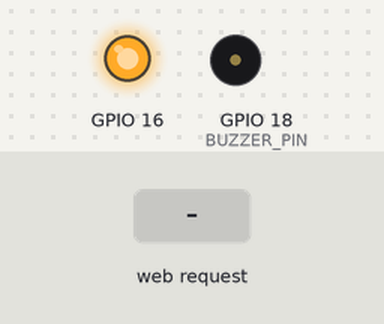
This sketch was run on a simulated ESP32. On the bench: output pins drawn as LEDs (lit = HIGH), buzzer (waves = sounding, pin HIGH). Inputs (shaded band) come from the test bench. WiFi joins after 1.5 s; servers stay silent unless stated; what the sketch prints to the serial monitor is not drawn.

Above: at 2.7 s.
2.8 s: HTTP request GET /BL received
At 3.7 s:
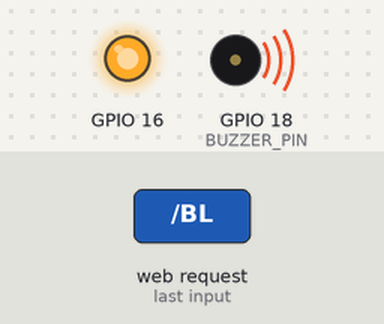
4.3 s: HTTP request GET /BH received
At 4.8 s:
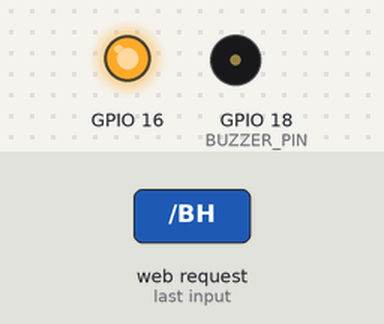
Timing chart, 0 to 7.3 s (numbered marks = the images above; inputs shaded):
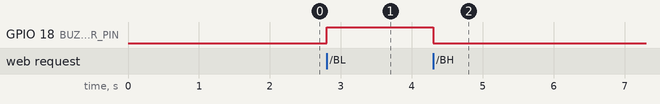

Measured:
- after the input at 2.8 s, GPIO 18 (BUZZER_PIN): LOW → HIGH at once
- after the input at 4.3 s, GPIO 18 (BUZZER_PIN): HIGH → LOW at once

The sketch:

sketch_may25b.ino
```cpp
#include <WebServer.h>
#include <WiFiClient.h>
#include <WiFi.h>
#define BUZZER_PIN 18
#define LED_PIN 15

const char *ssid = "Galaxy M319E1D";
const char *password = "gewi4493";

WiFiServer server(80);

String page = "";
String data = "";

void setup()
{
  Serial.begin(115200);
  pinMode(16, OUTPUT);
  digitalWrite(16, HIGH);
  pinMode(BUZZER_PIN, OUTPUT);
  digitalWrite(BUZZER_PIN, LOW);
 /* pinMode(LED_PIN, OUTPUT);
  digitalWrite(LED_PIN, LOW);*/

  WiFi.begin(ssid, password);

  while (WiFi.status() != WL_CONNECTED)
  {
    delay(500);
    Serial.print(".");
  }
  Serial.println("WiFi connected.");
  Serial.println("IP address: ");
  Serial.println(WiFi.localIP());

  data = "";

  server.begin();
}

void loop()
{
  // put your main code here, to run repeatedly:
  //  server.handleClient();
  WiFiClient client = server.available();
  data = "";
  if (client)
  {
    while (client.connected())
    {
      if (client.available())
      {
        char c = client.read();
        Serial.print(c);
        if (c == '\n')
        {
          // if the current line is blank, you got two newline characters in a row.
          // that's the end of the client HTTP request, so send a response:
          if (data.length() == 0)
          {
            // HTTP headers always start with a response code (e.g. HTTP/1.1 200 OK)
            // and a content-type so the client knows what's coming, then a blank line:
            client.println("HTTP/1.1 200 OK");
            client.println("Content-type:text/html");
            client.println();
//            client.println("Connection: close");
            // HTML CODE
          //  client.println("<h1><a href=\"/LH\">LED HIGH</a></h1><br>");
          //  client.println("<h1><a href=\"/LL\">LED LOW</a></h1><br>");
            client.println("<h1><button><a href=\"/BH\">BUZZ H</a></button></h1><br>");
            client.println("<h1><button><a href=\"/BL\">BUZZ LOW</a></button></h1><br>");
            //            client.println("Connection: close");
            client.println();
            break;
          }
          else
          {
            data = "";
          }
        }
        else if(c!='\r')
        {
          data += c;
          /*if (data.endsWith("GET /LL"))
            {
              digitalWrite(LED_PIN, LOW);
            }
            if (data.endsWith("GET /LH"))
            {
              digitalWrite(LED_PIN, HIGH);
            }*/
            if (data.endsWith("GET /BL"))
            {
              digitalWrite(BUZZER_PIN, HIGH);
            }
            if (data.endsWith("GET /BH"))
            {
              digitalWrite(BUZZER_PIN, LOW);
            }
        }
      }
    }
  }
}
```

Tone.cpp
```cpp
#include "Tone.h"

void tone(uint8_t pin, unsigned int frequency, unsigned long duration, uint8_t channel)
{
    if (ledcRead(channel)) {
        log_e("Tone channel %d is already in use", channel);
        return;
    }
    ledcAttachPin(pin, channel);
    ledcWriteTone(channel, frequency);
    if (duration) {
        delay(duration);
        noTone(pin, channel);
    }
}

void noTone(uint8_t pin, uint8_t channel)
{
    ledcDetachPin(pin);
    ledcWrite(channel, 0);
}
```

Tone.h
```cpp
#ifndef _TONE32_h
#define _TONE32_h

#define TONE_CHANNEL 15
#include "Arduino.h"
#include "pitches.h"

void tone(uint8_t pin, unsigned int frequency, unsigned long duration = 0, uint8_t channel = TONE_CHANNEL);
void noTone(uint8_t pin, uint8_t channel = TONE_CHANNEL);
#endif
```

pitches.h
```cpp
/*************************************************
 * Public Constants
 *************************************************/

#define NOTE_B0  31
#define NOTE_C1  33
#define NOTE_CS1 35
#define NOTE_D1  37
#define NOTE_DS1 39
#define NOTE_E1  41
#define NOTE_F1  44
#define NOTE_FS1 46
#define NOTE_G1  49
#define NOTE_GS1 52
#define NOTE_A1  55
#define NOTE_AS1 58
#define NOTE_B1  62
#define NOTE_C2  65
#define NOTE_CS2 69
#define NOTE_D2  73
#define NOTE_DS2 78
#define NOTE_E2  82
#define NOTE_F2  87
#define NOTE_FS2 93
#define NOTE_G2  98
#define NOTE_GS2 104
#define NOTE_A2  110
#define NOTE_AS2 117
#define NOTE_B2  123
#define NOTE_C3  131
#define NOTE_CS3 139
#define NOTE_D3  147
#define NOTE_DS3 156
#define NOTE_E3  165
#define NOTE_F3  175
#define NOTE_FS3 185
#define NOTE_G3  196
#define NOTE_GS3 208
#define NOTE_A3  220
#define NOTE_AS3 233
#define NOTE_B3  247
#define NOTE_C4  262
#define NOTE_CS4 277
#define NOTE_D4  294
#define NOTE_DS4 311
#define NOTE_E4  330
#define NOTE_F4  349
#define NOTE_FS4 370
#define NOTE_G4  392
#define NOTE_GS4 415
#define NOTE_A4  440
#define NOTE_AS4 466
#define NOTE_B4  494
#define NOTE_C5  523
#define NOTE_CS5 554
#define NOTE_D5  587
#define NOTE_DS5 622
#define NOTE_E5  659
#define NOTE_F5  698
#define NOTE_FS5 740
#define NOTE_G5  784
#define NOTE_GS5 831
#define NOTE_A5  880
#define NOTE_AS5 932
#define NOTE_B5  988
#define NOTE_C6  1047
#define NOTE_CS6 1109
#define NOTE_D6  1175
#define NOTE_DS6 1245
#define NOTE_E6  1319
#define NOTE_F6  1397
#define NOTE_FS6 1480
#define NOTE_G6  1568
#define NOTE_GS6 1661
#define NOTE_A6  1760
#define NOTE_AS6 1865
#define NOTE_B6  1976
#define NOTE_C7  2093
#define NOTE_CS7 2217
#define NOTE_D7  2349
#define NOTE_DS7 2489
#define NOTE_E7  2637
#define NOTE_F7  2794
#define NOTE_FS7 2960
#define NOTE_G7  3136
#define NOTE_GS7 3322
#define NOTE_A7  3520
#define NOTE_AS7 3729
#define NOTE_B7  3951
#define NOTE_C8  4186
#define NOTE_CS8 4435
#define NOTE_D8  4699
#define NOTE_DS8 4978
```
